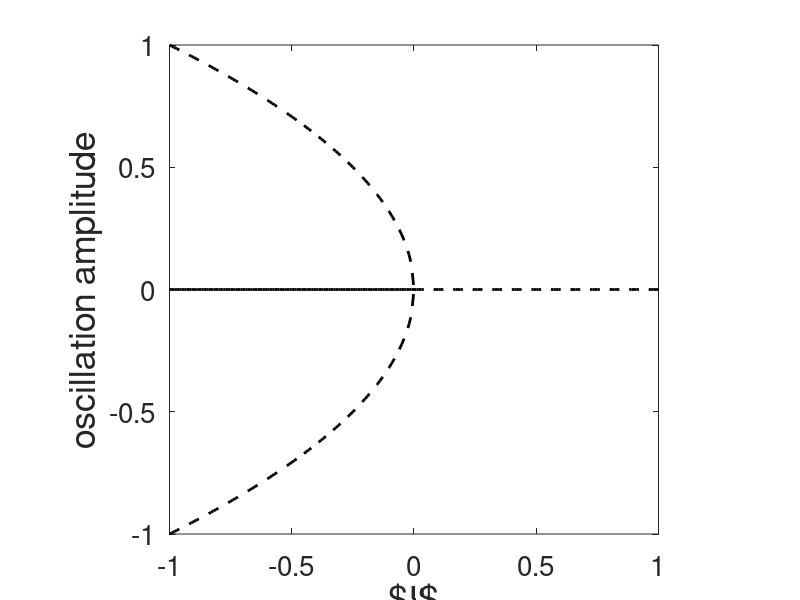

The MATLAB script that drew this image:
I=[-100:0]/100;

subplot(111);
plot(I,zeros(101,1),'-k','Linewidth',2);
hold on;

plot(-I,zeros(101,1),'--k','Linewidth',2);
plot(I,sqrt(-I),'--k','Linewidth',2);
plot(I,-sqrt(-I),'--k','Linewidth',2);
set(gca,'Fontsize',20);
xlabel('$I$','Fontsize',26);
ylabel('oscillation amplitude','Fontsize',26)
hold off;
axis([-1,1,-1,1]); axis('square');
shg;
